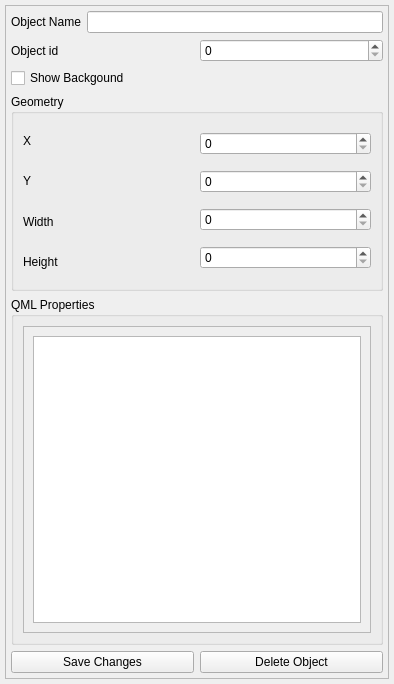
<?xml version="1.0" encoding="UTF-8"?>
<ui version="4.0">
 <class>QScadaObjectInfoDialog</class>
 <widget class="QWidget" name="QScadaObjectInfoDialog">
  <property name="geometry">
   <rect>
    <x>0</x>
    <y>0</y>
    <width>394</width>
    <height>684</height>
   </rect>
  </property>
  <property name="minimumSize">
   <size>
    <width>300</width>
    <height>0</height>
   </size>
  </property>
  <property name="windowTitle">
   <string>Form</string>
  </property>
  <layout class="QVBoxLayout" name="verticalLayout_3">
   <property name="leftMargin">
    <number>5</number>
   </property>
   <property name="topMargin">
    <number>5</number>
   </property>
   <property name="rightMargin">
    <number>5</number>
   </property>
   <property name="bottomMargin">
    <number>5</number>
   </property>
   <item>
    <widget class="QScrollArea" name="scrollArea">
     <property name="widgetResizable">
      <bool>true</bool>
     </property>
     <widget class="QWidget" name="scrollAreaWidgetContents_2">
      <property name="geometry">
       <rect>
        <x>0</x>
        <y>0</y>
        <width>382</width>
        <height>672</height>
       </rect>
      </property>
      <layout class="QVBoxLayout" name="verticalLayout_5">
       <property name="leftMargin">
        <number>5</number>
       </property>
       <property name="topMargin">
        <number>5</number>
       </property>
       <property name="rightMargin">
        <number>5</number>
       </property>
       <property name="bottomMargin">
        <number>5</number>
       </property>
       <item>
        <widget class="QWidget" name="widget" native="true">
         <property name="minimumSize">
          <size>
           <width>0</width>
           <height>280</height>
          </size>
         </property>
         <property name="maximumSize">
          <size>
           <width>16777215</width>
           <height>280</height>
          </size>
         </property>
         <layout class="QVBoxLayout" name="verticalLayout_4">
          <property name="leftMargin">
           <number>0</number>
          </property>
          <property name="topMargin">
           <number>0</number>
          </property>
          <property name="rightMargin">
           <number>0</number>
          </property>
          <property name="bottomMargin">
           <number>0</number>
          </property>
          <item>
           <layout class="QHBoxLayout" name="horizontalLayout_2">
            <item>
             <widget class="QLabel" name="label">
              <property name="text">
               <string>Object Name</string>
              </property>
             </widget>
            </item>
            <item>
             <widget class="QLineEdit" name="lineEditName">
              <property name="minimumSize">
               <size>
                <width>80</width>
                <height>0</height>
               </size>
              </property>
             </widget>
            </item>
           </layout>
          </item>
          <item>
           <layout class="QHBoxLayout" name="horizontalLayout_3">
            <item>
             <widget class="QLabel" name="label_9">
              <property name="text">
               <string>Object id</string>
              </property>
             </widget>
            </item>
            <item>
             <widget class="QSpinBox" name="spinBoxId">
              <property name="maximum">
               <number>255</number>
              </property>
             </widget>
            </item>
           </layout>
          </item>
          <item>
           <widget class="QCheckBox" name="checkBoxShowBackground">
            <property name="text">
             <string>Show Backgound</string>
            </property>
           </widget>
          </item>
          <item>
           <widget class="QGroupBox" name="groupBox">
            <property name="title">
             <string>Geometry</string>
            </property>
            <layout class="QHBoxLayout" name="horizontalLayout">
             <item>
              <layout class="QVBoxLayout" name="verticalLayout">
               <item>
                <widget class="QLabel" name="label_2">
                 <property name="text">
                  <string>X</string>
                 </property>
                </widget>
               </item>
               <item>
                <widget class="QLabel" name="label_3">
                 <property name="text">
                  <string>Y</string>
                 </property>
                </widget>
               </item>
               <item>
                <widget class="QLabel" name="label_4">
                 <property name="text">
                  <string>Width</string>
                 </property>
                </widget>
               </item>
               <item>
                <widget class="QLabel" name="label_5">
                 <property name="text">
                  <string>Height</string>
                 </property>
                </widget>
               </item>
              </layout>
             </item>
             <item>
              <layout class="QVBoxLayout" name="verticalLayout_2">
               <item>
                <widget class="QSpinBox" name="spinBoxX">
                 <property name="maximum">
                  <number>9999999</number>
                 </property>
                </widget>
               </item>
               <item>
                <widget class="QSpinBox" name="spinBoxY">
                 <property name="maximum">
                  <number>9999999</number>
                 </property>
                </widget>
               </item>
               <item>
                <widget class="QSpinBox" name="spinBoxWidth">
                 <property name="maximum">
                  <number>999999999</number>
                 </property>
                </widget>
               </item>
               <item>
                <widget class="QSpinBox" name="spinBoxHeight">
                 <property name="maximum">
                  <number>99999999</number>
                 </property>
                </widget>
               </item>
              </layout>
             </item>
            </layout>
           </widget>
          </item>
         </layout>
        </widget>
       </item>
       <item>
        <widget class="QGroupBox" name="groupBox_2">
         <property name="title">
          <string>QML Properties</string>
         </property>
         <layout class="QGridLayout" name="gridLayout_2">
          <item row="0" column="0">
           <widget class="QScrollArea" name="properties">
            <property name="widgetResizable">
             <bool>true</bool>
            </property>
            <widget class="QWidget" name="scrollAreaWidgetContents">
             <property name="geometry">
              <rect>
               <x>0</x>
               <y>0</y>
               <width>340</width>
               <height>283</height>
              </rect>
             </property>
             <layout class="QGridLayout" name="gridLayout">
              <item row="0" column="0">
               <widget class="QTableWidget" name="tableWidget"/>
              </item>
             </layout>
            </widget>
           </widget>
          </item>
         </layout>
        </widget>
       </item>
       <item>
        <layout class="QHBoxLayout" name="horizontalLayout_4">
         <property name="topMargin">
          <number>0</number>
         </property>
         <item>
          <widget class="QPushButton" name="pushButton_2">
           <property name="text">
            <string>Save Changes</string>
           </property>
          </widget>
         </item>
         <item>
          <widget class="QPushButton" name="pushButton">
           <property name="text">
            <string>Delete Object</string>
           </property>
          </widget>
         </item>
        </layout>
       </item>
      </layout>
     </widget>
    </widget>
   </item>
  </layout>
 </widget>
 <resources/>
 <connections/>
</ui>
